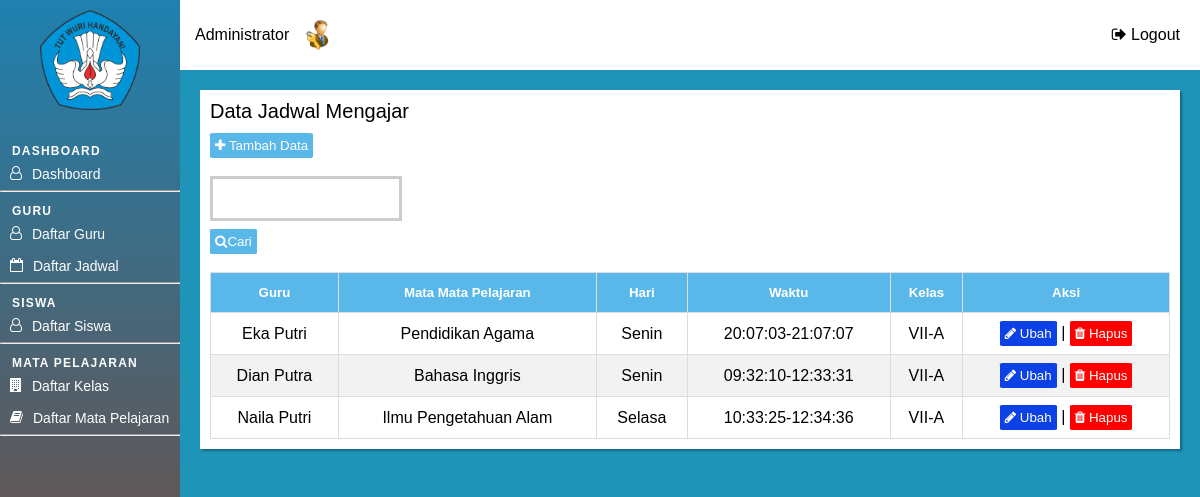
Page /admin/halaman_admin.php?page=jadwal_mengajar (signed in) on the earlier database version.
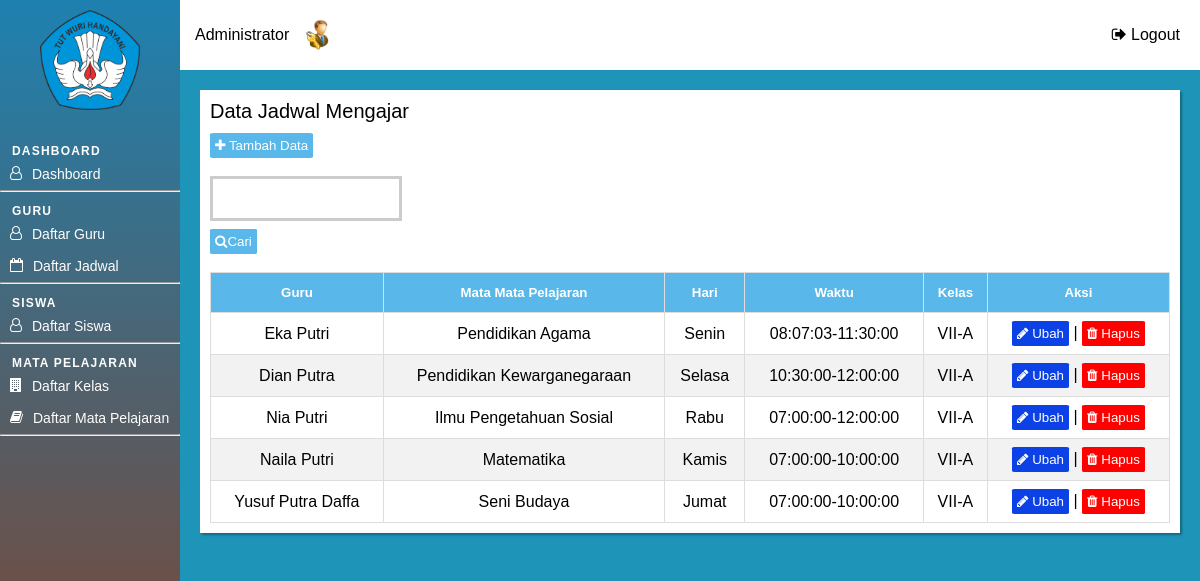
Same page on the later database version.
### tables this page shows
CREATE TABLE `tbl_guru` (
  `id_guru` int(11) NOT NULL,
  `nip` char(18) NOT NULL,
  `nama_guru` varchar(50) NOT NULL,
  `alamat_guru` varchar(50) DEFAULT NULL,
  `jenis_kelamin` varchar(10) NOT NULL,
  `tempat_lahir` varchar(30) NOT NULL,
  `tanggal_lahir` date DEFAULT NULL,
  `no_telp` varchar(20) NOT NULL,
  `foto_guru` varchar(50) DEFAULT NULL
);

CREATE TABLE `tbl_mapel` (
  `id_mapel` int(11) NOT NULL,
  `kode_mapel` char(10) NOT NULL,
  `nama_mapel` varchar(50) NOT NULL,
  `semester` int(11) DEFAULT NULL
);

CREATE TABLE `tbl_jadwal` (
  `id_jadwal` int(11) NOT NULL,
  `id_guru` int(11) NOT NULL,
  `id_mapel` int(11) NOT NULL,
  `id_kelas` int(11) NOT NULL,
  `hari` varchar(10) DEFAULT NULL,
  `jam_masuk` time DEFAULT NULL,
  `jam_keluar` time DEFAULT NULL
);

CREATE TABLE `tbl_kelas` (
  `id_kelas` int(11) NOT NULL,
  `kode_kelas` char(10) NOT NULL,
  `nama_kelas` varchar(30) NOT NULL
);

### admin/jadwal/index.php (the view, shortened to what this page needs)
<div class="tabel-page">
	<div class="tabel-heading">
		Data Jadwal Mengajar
	</div>
	<div class="button-container">
	<button class="button-input" id="myBtn" onclick="show_modal(0)" >
	<i class="fa fa-plus" aria-hidden="true"></i> Tambah Data
	</button>
</div>
	<div class="search-box">
		<form method="GET" action="" autocomplete="off">
			<input type="text" name="keyword">
			<button class="button-input" id="myBtn" type="submit" name="cari">
			<i class="fa fa-search" aria-hidden="true"></i>Cari
			</button>
			<br><br>
		</form>
	</div>
	<table id="list-data" class="display">
		<thead>
			<tr>
				<th><h5>Guru</h5></th>
				<th><h5>Mata Mata Pelajaran</h5></th>
				<th><h5>Hari</h5></th>
				<th><h5>Waktu</h5></th>
				<th><h5>Kelas</h5></th>
				<th><h5>Aksi</h5></th>
			</tr>
		</thead>
		<?php
			include "../config/koneksi.php";
			if(isset($_GET['cari'])){
				$keyword = $_GET['keyword'];
			$sql = "SELECT * from tbl_guru as g
						INNER JOIN tbl_mengajar as me ON g.id_guru = me.id_guru
						INNER JOIN tbl_mapel as m ON m.id_mapel = me.id_mapel
						INNER JOIN tbl_jadwal as j ON j.id_mapel = me.id_mapel AND j.id_guru = g.id_guru
						INNER JOIN tbl_kelas as k ON k.id_kelas = j.id_kelas
						WHERE
						nama_guru LIKE '%$keyword%' OR
						nama_mapel LIKE '%$keyword%' OR
						hari LIKE '%$keyword%' OR
						nama_kelas LIKE '%$keyword%'";
			} else {
			$sql = "SELECT * from tbl_guru as g
						INNER JOIN tbl_mengajar as me ON g.id_guru = me.id_guru
						INNER JOIN tbl_mapel as m ON m.id_mapel = me.id_mapel
						INNER JOIN tbl_jadwal as j ON j.id_mapel = me.id_mapel AND j.id_guru = g.id_guru
						INNER JOIN tbl_kelas as k ON k.id_kelas = j.id_kelas
						ORDER BY FIELD(j.Hari, 'Senin', 'Selasa', 'Rabu', 'Kamis', 'Jumat', 'Sabtu','minggu')";
			}
			$result = $conn -> query($sql)or die(mysqli_error($conn));
			if (mysqli_num_rows($result) > 0) {
				$i = 1;
		    	while($row = mysqli_fetch_assoc($result)) {
		?>
		        <tr>
		        	<td><?php echo $row["nama_guru"];?></td>
		        	<td><?php echo $row["nama_mapel"];?></td>
		        	<td><?php echo $row["hari"];?></td>
		        	<td><?php echo $row["jam_masuk"]."-".$row["jam_keluar"];?></td>
		        	<td><?php echo $row["nama_kelas"];?></td>
		        	<td>
		        		<button class="button-edit" id="buttonEdit" onclick="show_modal(<?php echo $i?>)">
							<i class="fa fa-pencil" aria-hidden="true"></i>
		        			Ubah
						</button>	|
						<a href='javascript:hapusDataJadwal("<?php echo $row['id_jadwal']?>", "<?php echo $row['id_guru']?>", "<?php echo $row['id_mapel']?>")'>
		        			<button class="button-delete">
								<i class="fa fa-trash" aria-hidden="true"></i> Hapus
							</button>
		        		</a>
		        	</td>
		        </tr>
			<?php
				$i++;
		    	}
			}
		?>
	</table>
	</div>

### admin/halaman_admin.php (shortened to what this page needs)
<!DOCTYPE html>
	<head>
		<link rel="stylesheet" href="https://cdnjs.cloudflare.com/ajax/libs/font-awesome/4.7.0/css/font-awesome.min.css">
		<link rel="stylesheet" href="../assets/css/halaman_admin.css">
		<link rel="stylesheet" href="../assets/css/tabel.css">
		<link rel="stylesheet" href="../assets/css/dashboard.css">
		<link rel="stylesheet" href="../assets/css/modal.css">
	</head>
	<body>
        <div class="container">
            <div id="page-h" class="page-header">
                <div class="page-logo">
                    <img class="logo" src="../assets/img/logo.png"/ >
                </div>
                <h3 class="menu-heading">Dashboard</h3>
                <a href="?page=dashboard"><i class="fa fa-user-o fa-icon" aria-hidden="true"></i>Dashboard</a>
                <hr>
                <h3 class="menu-heading">Guru</h3>
                <a href="?page=guru"><i class="fa fa-user-o fa-icon" aria-hidden="true"></i>Daftar Guru</a>
                <a href="?page=jadwal_mengajar"><i class="fa fa-calendar-o fa-icon" aria-hidden="true"></i></i>Daftar Jadwal</a>
                <hr>
                <h3 class="menu-heading">Siswa</h3>
                <a href="?page=siswa"><i class="fa fa-user-o fa-icon" aria-hidden="true"></i>Daftar Siswa</a>
                <hr>
                <h3 class="menu-heading">Mata Pelajaran</h3>
                <a href="?page=kelas"><i class="fa fa-building fa-icon" aria-hidden="true"></i>Daftar Kelas</a>
                <a href="?page=mapel"><i class="fa fa-book fa-icon" aria-hidden="true"></i>Daftar Mata Pelajaran</a>
                <hr>
            </div>
            <div class="page-content">
			<div class="content-header">
				<span>Administrator</span>
				<img src="../assets/img/admin2.png" class="icon" />
				<div class="admin-icon">
				<a class="link" href="logout.php">
					<i class="fa fa-sign-out" aria-hidden="true"></i>
					<span>Logout</span>
				</a>
				</div>
			</div>
            <div class="content">
                <?php
                    if(isset($_GET['page'])) {
                        $page = $_GET['page'];
                        switch($page) {
                        case "jadwal_mengajar";
                            include "jadwal/index.php";
                            break;
                        }
                    }
                ?>
            </div>
        </div>
        </div>
    </body>
    </html>

### assets/css/halaman_admin.css (style rules this page uses)
* { padding: 0; margin: 0; box-sizing: border-box; }
a { text-decoration: none; }
.link { color: black; }
body { font: 16px sans-serif; }
.logo { width: 170px; }
.container { width: 100%; }
.page-header { position: fixed; margin :0; padding: 0; height: 100%; overflow: auto; width: 15%; background-image: linear-gradient(#1e81b0, #873e23) !important; }
.page-header a, .dropdown-btn { padding: 8px 0px 8px 10px; text-decoration: none; width: 100%; font-size: 14px; color: #FFFEFE; display: block; border: none; background: none; transition: 0.3s; outline: none; text-align: left; }
.page-logo { display: table; margin: 0 auto; margin-bottom: 20px; }
.page-logo .logo { width:100px; margin: 10px; }
.menu-heading { text-transform: uppercase; letter-spacing: 0.10em; font-size: 12px; margin-top: 12px; margin-left: 12px; color: #FFFEFE; }
.fa-icon { float:left; padding-right: 10px; }
.page-content { margin: 0; background-color: #1d94b8; height: 100%; width: 85%; position: absolute; right: 0; }
.icon { width: 40px; margin-left: 10px; }
.content-header { width: 100%; background-color: #FFFFFF; display: flex; align-items: center; padding: 15px 15px 15px 15px; }
.admin-icon { position: absolute; display: flex; align-items: center; right: 0; margin-right: 20px; }
.content { width: 100%; background-color: #1d94b8; padding: 20px 20px 20px 20px; }

### assets/css/tabel.css (style rules this page uses)
.tabel-page { background-color: #FFFF; box-shadow: 2px 2px 2px rgba(0, 0, 0,0.3); padding: 10px; width: 100%; height: auto; }
#list-data { font: 16px sans-serif; border-collapse: collapse; width: 100%; }
#list-data td, #list-data th { border: 1px solid #ddd; padding: 8px; text-align: center; }
#list-data tr:nth-child(even) { background-color: #f2f2f2; }
#list-data th { padding-top: 12px; padding-bottom: 12px; text-align: center; background-color: #59b7e9; color: white; }
.tabel-heading { font-size: 20px; margin-bottom: 10px; }
.button-container { margin-bottom: 10px; }
.button-input { background-color: #59b7e9; border-radius: 5%; padding : 5px; border: none; color: #FFFFFF; }
.button-delete { background-color: #FF0000; border-radius: 5%; padding : 5px; border: none; color: #FFFFFF; }
.button-edit { background-color: #0c42e5; border-radius: 5%; padding : 5px; border: none; color: #FFFFFF; }
.search-box { width: 20%; float: left; margin-right: 10%; }

### assets/css/modal.css (style rules this page uses)
input[type=text], input[type=password], input[type=number] { width: 100%; padding: 12px 10px; margin: 8px 0; box-sizing: border-box; border: 3px solid #ccc; outline: none; }

Differences in the rows shown:
changed through a linked row, tbl_guru "Eka Putri": tbl_jadwal.jam_masuk "20:07:03" → "08:07:03"; tbl_jadwal.jam_keluar "21:07:07" → "11:30:00"
computed for tbl_guru "Dian Putra": tbl_mapel.nama_mapel "Bahasa Inggris" → "Pendidikan Kewarganegaraan"; tbl_jadwal.hari "Senin" → "Selasa"; tbl_jadwal.jam_masuk "09:32:10" → "10:30:00"; tbl_jadwal.jam_keluar "12:33:31" → "12:00:00"
now on this page (row unchanged): tbl_guru: nama_guru "Nia Putri", tbl_mapel.nama_mapel "Ilmu Pengetahuan Sosial", tbl_jadwal.hari "Rabu", tbl_jadwal.jam_masuk "07:00:00", tbl_jadwal.jam_keluar "12:00:00", tbl_kelas.nama_kelas "VII-A"
computed for tbl_guru "Naila Putri": tbl_mapel.nama_mapel "Ilmu Pengetahuan Alam" → "Matematika"; tbl_jadwal.hari "Selasa" → "Kamis"; tbl_jadwal.jam_masuk "10:33:25" → "07:00:00"; tbl_jadwal.jam_keluar "12:34:36" → "10:00:00"
now on this page (row unchanged): tbl_guru: nama_guru "Yusuf Putra Daffa", tbl_mapel.nama_mapel "Seni Budaya", tbl_jadwal.hari "Jumat", tbl_jadwal.jam_masuk "07:00:00", tbl_jadwal.jam_keluar "10:00:00", tbl_kelas.nama_kelas "VII-A"
